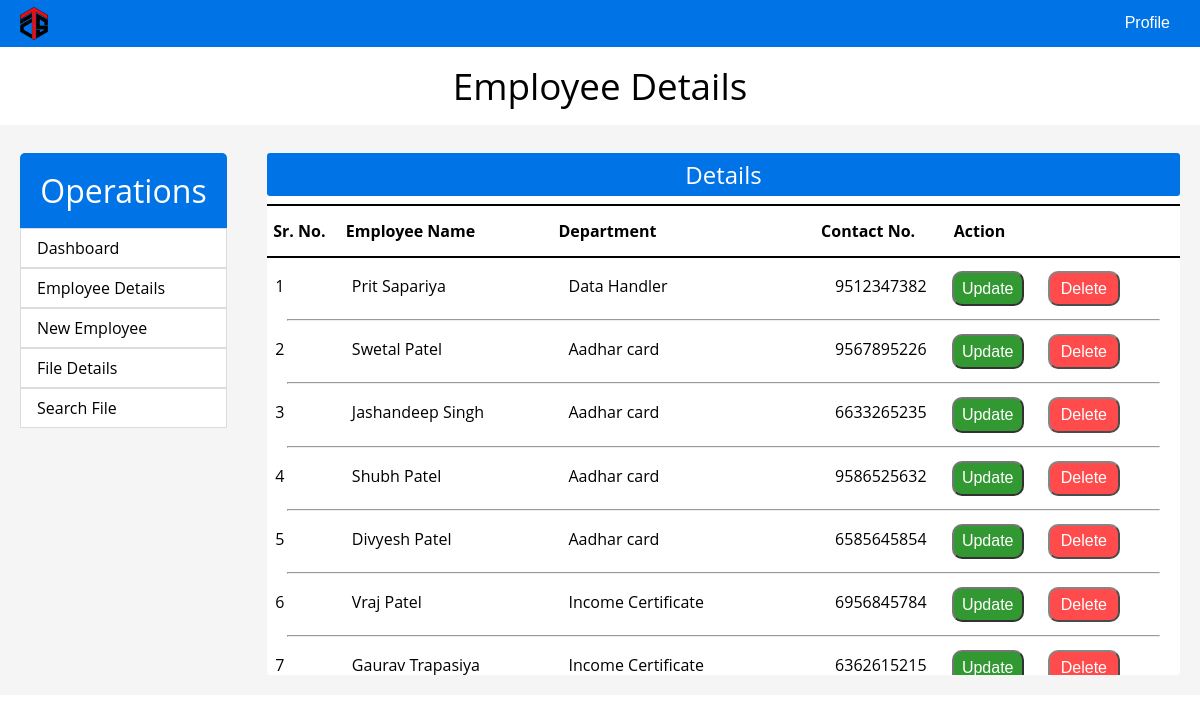
The app's page /admin/employeedetailsa.php with its own data.
### tables this page shows
CREATE TABLE `employee_details` (
  `employee_id` int(6) NOT NULL,
  `employee_name` varchar(60) NOT NULL,
  `department_id` int(3) NOT NULL,
  `gender` char(1) NOT NULL,
  `contact_no` bigint(10) NOT NULL,
  `designation` varchar(30) NOT NULL,
  `address` varchar(250) NOT NULL,
  `pincode` int(6) NOT NULL,
  `email_id` varchar(40) NOT NULL,
  `role` int(2) NOT NULL
);

CREATE TABLE `department_tbl` (
  `department_id` int(8) NOT NULL,
  `department` varchar(70) NOT NULL
);

### admin/employeedetailsa.php (the view, shortened to what this page needs)
  <?php include("headera.php");?>
  <link rel="stylesheet" href="assets/css/basic.css" />
</head>
<body>
    <section>
        <?php include("menua.php");?>
    </section>
    <section>
      <h1>Employee Details</h1>
      <div class="container">
        <div class="operations">
          <ul>
            <li>Operations</li>
          </ul>
          <div class="op-items"><a href="indexa.php">Dashboard</a></div>
          <div class="op-items"><a href="employeedetailsa.php">Employee Details</a></div>
          <div class="op-items"><a href="newemployeea.php">New Employee</a></div>
          <div class="op-items"><a href="filedetailsa.php">File Details</a></div>
          <div class="op-items"><a href="searcha.php">Search File</a></div>
        </div>
        <div class="info">
          <div class="details-container">
            <div class="details-title">
              <h2>Details</h2>
            </div>
            <div class="row-details" style="border-top:2px solid black;
            border-bottom:2px solid black;">
                <div class="span sr"><h4>Sr. No.</h4></div>
                <div class="span name"><h4>Employee Name</h4></div>
                <div class="span department"><h4>Department</h4></div>
                <div class="span contact"><h4>Contact No.</h4></div>
                <div class="span span-button action-2"><h4>Action</h4></div>
              </div>
            </div>
            <div class="details">
                <?php
                include("../dao.php");
                $count = 1;
                $sql = "select employee_id,employee_name, department_id, contact_no from employee_details where employee_id!='0'";
                $result = mysqli_query($connection,$sql);
                while($row = mysqli_fetch_assoc($result)) {
                $token = $row['department_id'];
                $departmentsql = "select department from department_tbl where department_id ='$token'";
                $result2 = mysqli_query($connection,$departmentsql);
                $row2 = mysqli_fetch_assoc($result2);
                ?>
                <div  class="row-details">
                  <div class="span sr"><?php echo $count; ?></div>
                  <div class="span name"><?php echo $row['employee_name']; ?></div>
                  <div class="span department"><?php echo $row2['department']; ?></div>
                  <div class="span contact"><?php echo $row['contact_no']; ?></div>
                  <div class="span action-2">
                    <span class="span"><a href="updateemployee.php?id=<?php echo $row['employee_id'];?>"><button class="btna green-btna">Update</button></a></span>
                    <span class="span span-button"><a href="deleteprocess.php?id=<?php echo $row['employee_id'];?>"><button class="btna red-btna">Delete</button></a></span>
                  </div>
                </div>
                <hr class="special-hr">
                <?php
                $count = $count + 1;
                }
                ?>
          </div>
        </div>
      </div>
    </section>
</body>
</html>

### admin/headera.php (shortened to what this page needs)
<!DOCTYPE html>
<html lang="en">
<head>
  <link rel="stylesheet" href="assets\css\stylea.css" />

### admin/menua.php (shortened to what this page needs)
<nav class="navbar">
    <div class="brand-title">
        <img class="icon" src="assets\images\FTS_Logo2.png" alt="e-Office">
    </div>
    <div class="dropdown">
        <button onclick="myFunction()" class="dropbtn">Profile</button>
    </div>
</nav>

### admin/assets/css/stylea.css (style rules this page uses)
html { scroll-behavior: smooth; }
* { box-sizing: border-box; }
body { margin: 0; padding: 0; font-family: "Open sans", sans-serif; }
.icon { padding: 7px 0px 0px 0px; height: 2.5rem; }
.navbar { display: flex; justify-content: space-between; background-color: rgb(0, 115, 230); color: white; }
.brand-title { padding: 0px 10px 0px 20px; font-size: 1.5rem; background-color: rgb(0, 115, 230); }
.dropbtn { background-color: rgb(0, 115, 230); color: white; padding: 14px 30px; font-size: 16px; border: none; cursor: pointer; }
.dropdown { float: right; position: relative; display: inline-block; }
.btna { color: white; margin: 0px 0px; font-size: 1rem; height: 2.2rem; width: 4.5rem; border-radius: 10px; opacity: 0.8; outline: none; }
a .btna { text-decoration: none; }
.red-btna { background-color: red; opacity: 0.7; }
.green-btna { background-color: green; }

### admin/assets/css/basic.css (style rules this page uses)
h1 { padding: 0; line-height: 3rem; text-align: center; margin: 15px; font-size: 2.3rem; font-weight: 400; }
h2 { padding: 5px 0px; margin: 0px 0px; font-weight: 400; }
h4 { padding: 5px 0px; margin: 0px 0px; }
.container { position: fixed; height: 570px; display: flex; margin: 0; padding: 0.5rem 0 0 0; background-color: rgb(245, 245, 245); width: 100%; }
.operations { width: 17rem; height: 15rem; margin: 20px; border-radius: 5px; background-color: rgb(0, 115, 230); }
.operations ul { margin: 0px 0px; padding: 0px 0px 0px 0px; }
.operations li { list-style: none; border-top-left-radius: 5px solid rgb(220, 220, 220); border-top-right-radius: 5px solid rgb(220, 220, 220); padding: 1rem; color: white; font-size: 2rem; text-align: center; }
.op-items a { display: block; text-decoration: none; background-color: white; color: black; font-size: 1rem; margin: 0px 0px; width: 100%; border: 0.4px solid rgb(220, 220, 220); padding: 0.5rem 0.5rem 0.5rem 1rem; text-align: left; }
.info { margin: 20px; display: flex; flex-direction: column; width: 100%; background-color: rgb(245, 245, 245); border-radius: 3px; }
.details { margin: 0; background-color: white; border-radius: 3px; overflow: auto; scroll-behavior: smooth; }
.details-title { color: white; margin: 0px; text-align: center; background-color: rgb(0, 115, 230); border-radius: 3px; }
.special-hr { margin: 8px 20px; }
.span-button { margin: 0; margin-left: 20px; }
.details-container { background-color: white; }
.row-details { display: flex; justify-content: space-around; background-color:white; margin-top: 8px; padding: 5px 0; line-height:30px; }
.sr { width: 60px; }
.action-2 { width: 220px; }
.name { width:200px; }
.department { width: 250px; }
.contact { width: 100px; }

### records on screen
employee_details: employee_name "Prit Sapariya", department.department "Data Handler", contact_no "9512347382"
employee_details: employee_name "Swetal Patel", department.department "Aadhar card", contact_no "9567895226"
employee_details: employee_name "Jashandeep Singh", department.department "Aadhar card", contact_no "6633265235"
employee_details: employee_name "Shubh Patel", department.department "Aadhar card", contact_no "9586525632"
employee_details: employee_name "Divyesh Patel", department.department "Aadhar card", contact_no "6585645854"
employee_details: employee_name "Vraj Patel", department.department "Income Certificate", contact_no "6956845784"
employee_details: employee_name "Gaurav Trapasiya", department.department "Income Certificate", contact_no "6362615215"
